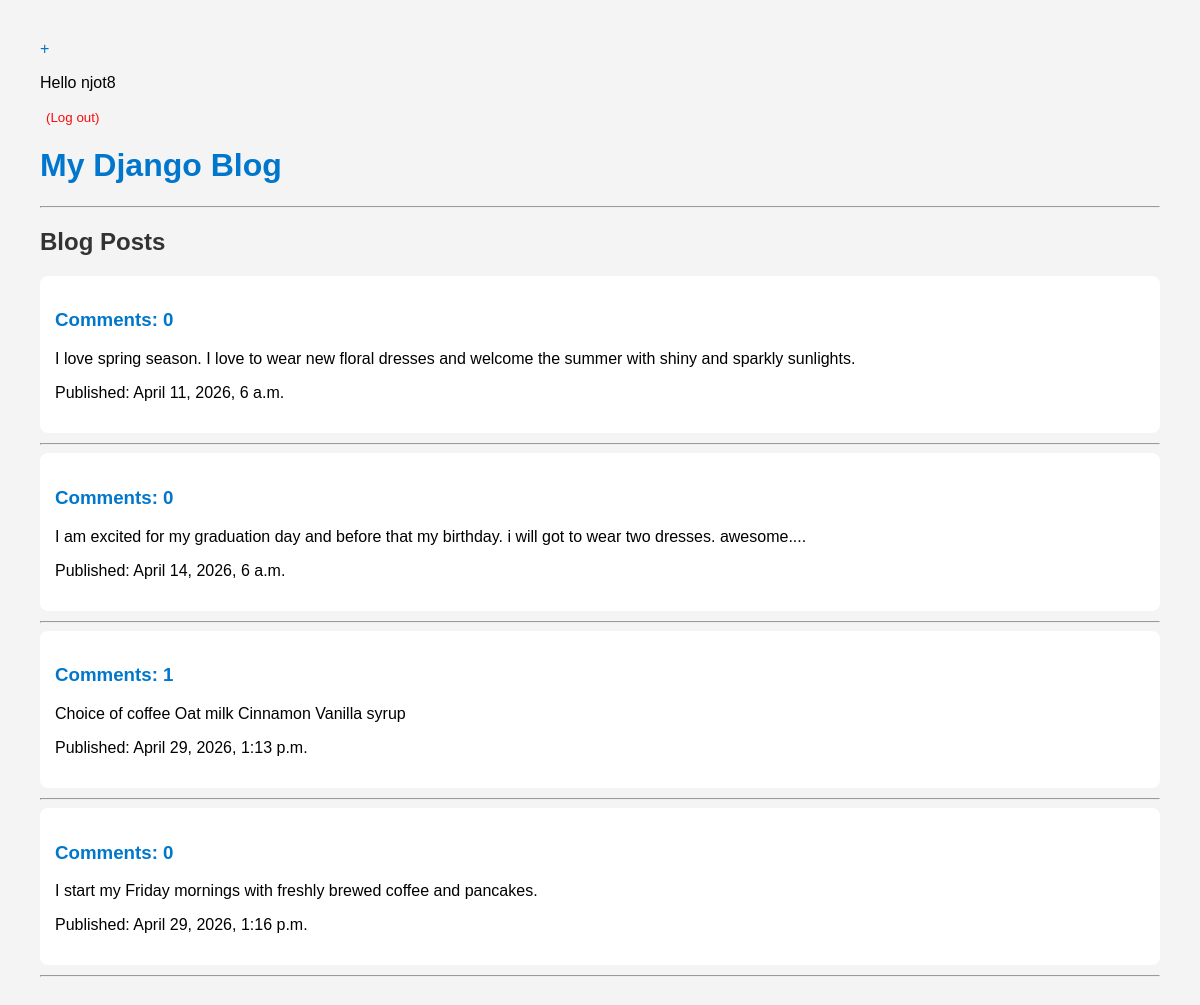
Screenshot of / (signed in) with the database file from the repository.
### blog/models.py (models this page shows, shortened)
class Post(models.Model):
    author = models.ForeignKey(settings.AUTH_USER_MODEL, on_delete=models.CASCADE)
    title = models.CharField(max_length=200)
    text = models.TextField()
    created_date = models.DateTimeField(default=timezone.now)
    published_date = models.DateTimeField(blank=True, null=True)

### blog/views.py (the view)
# urls.py: path('', views.post_list, name='post_list'),
def post_list(request):
    posts = Post.objects.filter(
        published_date__lte=timezone.now()
    ).order_by('published_date')
    return render(request, 'blog/post_list.html', {'posts': posts})

### blog/templates/blog/post_list.html
{% extends 'blog/base.html' %}
{% block content %}
<h2>Blog Posts</h2>
{% for post in posts %}
    <div>
        <h3>
            <a href="{% url 'post_detail' pk=post.pk %}">
    Comments: {{ post.comments.count }}
</a>
        </h3>
        <p>{{ post.text }}</p>
        <p>Published: {{ post.published_date }}</p>
    </div>
    <hr>
{% endfor %}
{% endblock %}

### blog/templates/blog/base.html (shortened to what this page needs)
{% load static %}
<!DOCTYPE html>
<html>
<head>
    <link rel="stylesheet" href="{% static 'blog/style.css' %}">
</head>
<body>
    <header>
       {% if user.is_authenticated %}
    <a href="{% url 'post_new' %}" class="top-menu">+</a>
    <p id="logout" class="top-menu">
        Hello {{ user.username }}
<form action="{% url 'logout' %}" method="post" style="display:inline;">
    <button type="submit" style="background:none; border:none; color:rgb(250, 12, 12);">
        (Log out)
    </button>
</form>    </p>
{% else %}
    <a href="{% url 'login' %}" class="top-menu">Login</a>
{% endif %}
        <h1><a href="/">My Django Blog</a></h1>
        <hr>
    </header>
    {% block content %}
    {% endblock %}
</body>
</html>

### blog/static/blog/style.css (style rules this page uses)
body { font-family: Arial, sans-serif; margin: 40px; background-color: #f4f4f4; }
h1, h2, h3 { color: #333; }
a { text-decoration: none; color: #0077cc; }
div { background: white; padding: 15px; margin-bottom: 10px; border-radius: 8px; }

### rows the page displays
Post: comments.count "0", text "I love spring season. I love to wear new floral dresses and welcome the summer with shiny and sparkly sunlights.", published_date "April 11, 2026, 6 a.m."
Post: comments.count "0", text "I am excited for my graduation day and before that my birthday. i will got to wear two dresses. awesome....", published_date "April 14, 2026, 6 a.m."
Post: comments.count "1", text "Choice of coffee Oat milk Cinnamon Vanilla syrup", published_date "April 29, 2026, 1:13 p.m."
Post: comments.count "0", text "I start my Friday mornings with freshly brewed coffee and pancakes.", published_date "April 29, 2026, 1:16 p.m."

### other values shown
{{ user.username }} "njot8"
